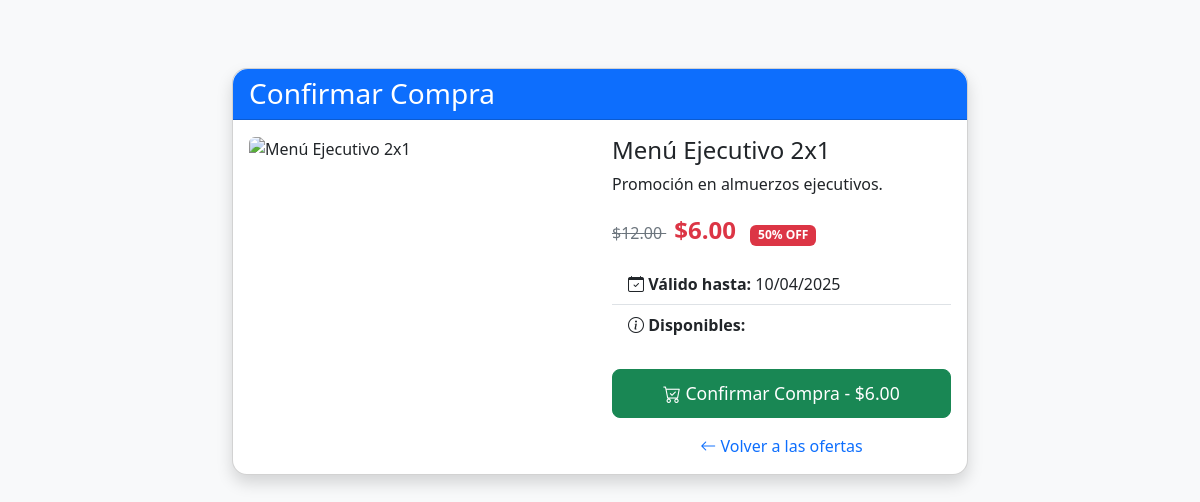
Page /home/comprar.php?id=2 (signed in) on the committed database.
### tables this page shows
CREATE TABLE IF NOT EXISTS `oferta` (
    `id_oferta` INT AUTO_INCREMENT PRIMARY KEY,
    `id_empresa` INT NOT NULL,
    `titulo` VARCHAR(100) NOT NULL,
    `precio_regular` DECIMAL(10, 2) NOT NULL,
    `precio_oferta` DECIMAL(10, 2) NOT NULL,
    `fecha_inicio` DATE NOT NULL,
    `fecha_fin` DATE NOT NULL,
    `fecha_limite` DATE NOT NULL,
    `cantidad_limite` INT NOT NULL,
    `descripcion` TEXT NOT NULL,
    `estado` ENUM('activo', 'inactivo', 'rechazado') NOT NULL,
    `justificacion_rechazo` TEXT,
    FOREIGN KEY (`id_empresa`) REFERENCES `empresa`(`id_empresa`)
);

### home/comprar.php (the view, shortened to what this page needs)
<?php
include('conecta.php');
$id_oferta = intval($_GET['id']);
$sql_oferta = "SELECT * FROM oferta WHERE id_oferta = ? AND estado = 'activo'
              AND fecha_inicio <= NOW() AND fecha_fin >= NOW()";
$stmt_oferta = $conn->prepare($sql_oferta);
$stmt_oferta->bind_param("i", $id_oferta);
$stmt_oferta->execute();
$result_oferta = $stmt_oferta->get_result();
if ($result_oferta->num_rows == 0) {
    $error = "La oferta no está disponible o ha expirado";
} else {
    $oferta = $result_oferta->fetch_assoc();
}
?>
<!DOCTYPE html>
<html lang="es">
<head>
    <link href="https://cdn.jsdelivr.net/npm/bootstrap@5.3.5/dist/css/bootstrap.min.css" rel="stylesheet">
    <link rel="stylesheet" href="https://cdn.jsdelivr.net/npm/bootstrap-icons@1.11.3/font/bootstrap-icons.min.css">
</head>
<body>
    <div class="container mt-5">
        <div class="row justify-content-center">
            <div class="col-md-8">
                <div class="card shadow">
                    <div class="card-header bg-primary text-white">
                        <h3 class="mb-0">Confirmar Compra</h3>
                    </div>
                    <div class="card-body">
                        <?php if(isset($success)): ?>
                            <div class="alert alert-success">
                                <h4><i class="bi bi-check-circle-fill"></i> <?php echo $success; ?></h4>
                                <p class="mt-3">Puedes encontrar este cupón en tu sección de "Mis Cupones" en cualquier momento.</p>
                            </div>
                            <div class="text-center mt-4">
                                <a href="home.php" class="btn btn-primary">Volver al inicio</a>
                            </div>
                        <?php elseif(isset($oferta)): ?>
                            <div class="row">
                                <div class="col-md-6">
                                    <img src="<?php echo htmlspecialchars($oferta['imagen'] ?? 'img/default.jpg'); ?>"
                                         class="img-fluid rounded" alt="<?php echo htmlspecialchars($oferta['titulo']); ?>">
                                </div>
                                <div class="col-md-6">
                                    <h4><?php echo htmlspecialchars($oferta['titulo']); ?></h4>
                                    <p><?php echo htmlspecialchars($oferta['descripcion']); ?></p>
                                    <div class="mb-3">
                                        <span class="price-old">
                                            $<?php echo number_format($oferta['precio_regular'], 2); ?>
                                        </span>
                                        <span class="price-new ms-2">
                                            $<?php echo number_format($oferta['precio_oferta'], 2); ?>
                                        </span>
                                        <span class="badge bg-danger ms-2">
                                            <?php echo number_format((($oferta['precio_regular'] - $oferta['precio_oferta']) / $oferta['precio_regular']) * 100, 0); ?>% OFF
                                        </span>
                                    </div>
                                    <ul class="list-group list-group-flush mb-4">
                                        <li class="list-group-item">
                                            <i class="bi bi-calendar-check"></i>
                                            <strong>Válido hasta:</strong> <?php echo date('d/m/Y', strtotime($oferta['fecha_limite'])); ?>
                                        </li>
                                        <li class="list-group-item">
                                            <i class="bi bi-info-circle"></i>
                                            <strong>Disponibles:</strong>
                                           </li>
                                    </ul>
                                    <form method="POST" action="">
                                        <button type="submit" class="btn btn-success btn-lg w-100">
                                            <i class="bi bi-cart-check"></i> Confirmar Compra - $<?php echo number_format($oferta['precio_oferta'], 2); ?>
                                        </button>
                                    </form>
                                    <div class="text-center mt-3">
                                        <a href="home.php" class="text-decoration-none">
                                            <i class="bi bi-arrow-left"></i> Volver a las ofertas
                                        </a>
                                    </div>
                                </div>
                            </div>
                        <?php endif; ?>
                    </div>
                </div>
            </div>
        </div>
    </div>
</body>
</html>

### home/comprar.php (style rules this page uses)
body { background-color: #f8f9fa; padding-top: 20px; }
.card { border-radius: 15px; box-shadow: 0 4px 8px rgba(0,0,0,0.1); }
.card-header { border-radius: 15px 15px 0 0 !important; }
.btn-success { padding: 10px 20px; font-size: 1.1rem; }
.price-old { text-decoration: line-through; color: #6c757d; }
.price-new { color: #dc3545; font-weight: bold; font-size: 1.5rem; }

### rows in the picture
oferta: titulo "Menú Ejecutivo 2x1", descripcion "Promoción en almuerzos ejecutivos.", precio_regular "12.00", precio_oferta "6.00", precio_regular+precio_oferta "50", fecha_limite "10/04/2025"
